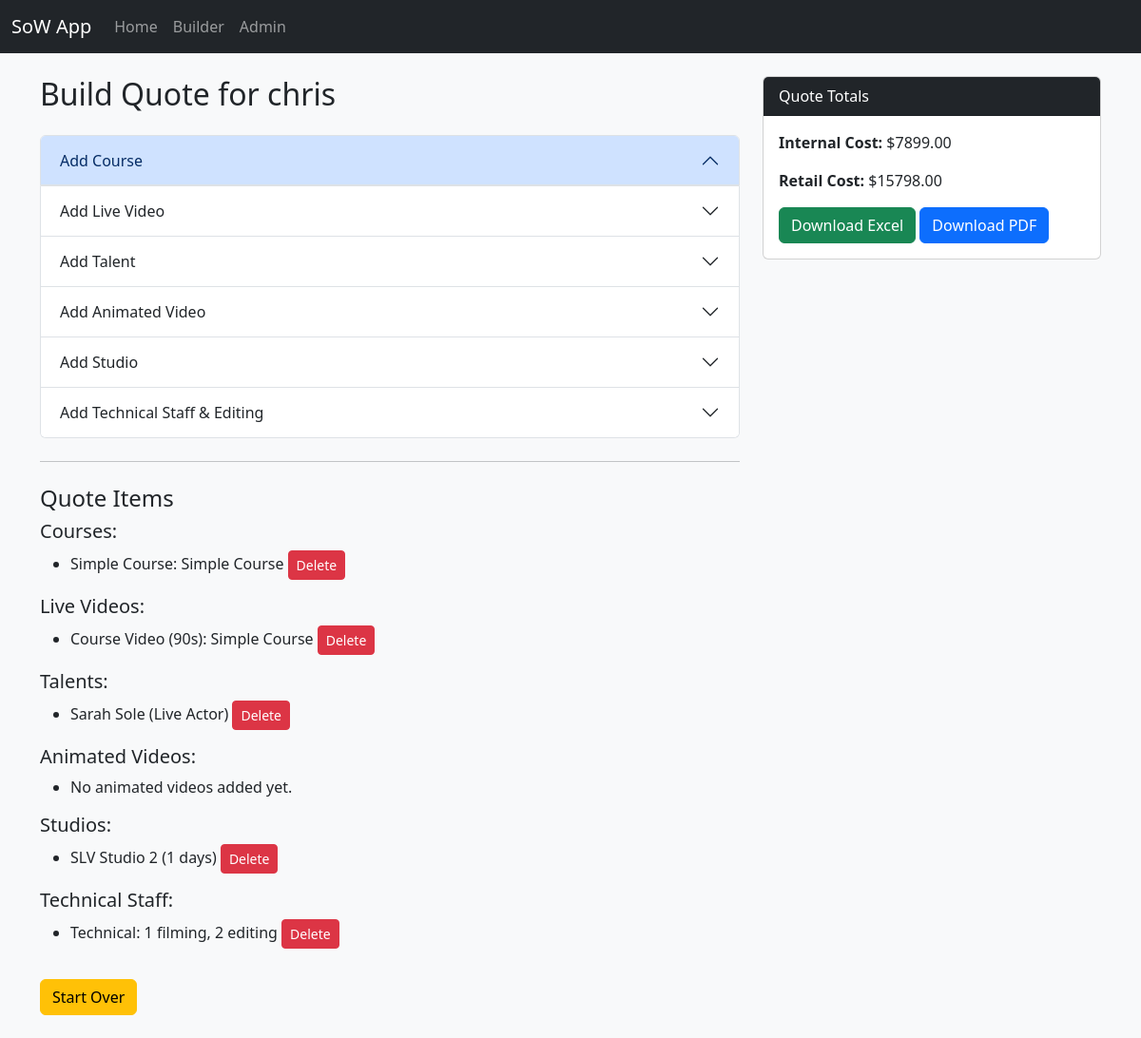
Page /builder/ (signed in) on the committed database.
### quotes/models/courses.py (models this page shows, shortened)
class Course(models.Model):
    COMPLEXITY_CHOICES = [
        ('Simple', 'Simple'),
        ('Medium', 'Medium'),
        ('Complex', 'Complex'),
    ]
    complexity = models.CharField(max_length=20, choices=COMPLEXITY_CHOICES)
    description = models.CharField(max_length=255)
    num_languages = models.PositiveIntegerField(default=0)
    def __str__(self):
        return f"{self.complexity} Course: {self.description}"

### quotes/models/livevideo.py (models this page shows, shortened)
class LiveVideo(models.Model):
    VIDEO_TYPE_CHOICES = [
        ('Newsdesk', 'Newsdesk'),
        ('Course Video', 'Course Video'),
        ('Bespoke Video', 'Bespoke Video'),
        ('Music Video', 'Music Video'),
    ]
    video_type = models.CharField(max_length=50, choices=VIDEO_TYPE_CHOICES)
    num_seconds = models.PositiveIntegerField()
    description = models.CharField(max_length=255)
    def __str__(self):
        return f"{self.video_type} ({self.num_seconds}s): {self.description}"

### quotes/models/talent.py (models this page shows, shortened)
class Talent(models.Model):
    name = models.CharField(max_length=50)
    role_type = models.CharField(max_length=20, blank=True)  # auto-set from TalentRate
    rate = models.DecimalField(max_digits=8, decimal_places=2, blank=True, null=True)
    live_video = models.ForeignKey(
        LiveVideo,
        on_delete=models.CASCADE,
        related_name='talents'
    )
    def __str__(self):
        return f"{self.name} ({self.role_type})"

### quotes/models/studio.py (models this page shows, shortened)
class Studio(models.Model):
    STUDIO_CHOICES = [
        ('Kennington', 'Kennington'),
        ('SLV Studio 1', 'SLV Studio 1'),
        ('SLV Studio 2', 'SLV Studio 2'),
    ]
    studio_name = models.CharField(max_length=50, choices=STUDIO_CHOICES)
    filming_days = models.PositiveIntegerField(default=1)
    def __str__(self):
        return f"{self.studio_name} ({self.filming_days} days)"

### quotes/models/technical.py (models this page shows, shortened)
class TechnicalStaff(models.Model):
    filming_days = models.PositiveIntegerField(default=1)
    editing_days = models.PositiveIntegerField(default=0)
    def __str__(self):
        return f"Technical: {self.filming_days} filming, {self.editing_days} editing"

### quotes/views.py (the view, shortened to what this page needs)
# urls.py: path('builder/', views.builder, name='builder'),
def builder(request):
    client_name = request.session.get('client_name')
    project_name = request.session.get('project_name')
    date = request.session.get('date')
    course_form = CourseForm()
    live_video_form = LiveVideoForm()
    talent_form = TalentForm()
    animated_video_form = AnimatedVideoForm()
    studio_form = StudioForm()
    technical_form = TechnicalStaffForm()
    courses = Course.objects.all()
    live_videos = LiveVideo.objects.all()
    talents = Talent.objects.all()
    animated_videos = AnimatedVideo.objects.all()
    studios = Studio.objects.all()
    technical_staff = TechnicalStaff.objects.all()
    return render(request, 'quotes/builder.html', {
        'client_name': client_name,
        'project_name': project_name,
        'date': date,
        'course_form': course_form,
        'live_video_form': live_video_form,
        'talent_form': talent_form,
        'animated_video_form': animated_video_form,
        'studio_form': studio_form,
        'technical_form': technical_form,
        'courses': courses,
        'live_videos': live_videos,
        'talents': talents,
        'animated_videos': animated_videos,
        'studios': studios,
        'technical_staff': technical_staff,
    })

### quotes/templates/quotes/builder.html (shortened to what this page needs)
{% extends 'quotes/base.html' %}
{% block content %}
<div class="row">
  <div class="col-md-8">
    <h2 class="mb-4">Build Quote for {{ client_name }}</h2>
    <div class="accordion" id="quoteForms">
      <div class="accordion-item">
        <h2 class="accordion-header">
          <button class="accordion-button" type="button" data-bs-toggle="collapse" data-bs-target="#collapseCourse">
            Add Course
          </button>
        </h2>
      </div>
      <div class="accordion-item">
        <h2 class="accordion-header">
          <button class="accordion-button collapsed" type="button" data-bs-toggle="collapse" data-bs-target="#collapseLiveVideo">
            Add Live Video
          </button>
        </h2>
      </div>
      <div class="accordion-item">
        <h2 class="accordion-header">
          <button class="accordion-button collapsed" type="button" data-bs-toggle="collapse" data-bs-target="#collapseTalent">
            Add Talent
          </button>
        </h2>
      </div>
      <div class="accordion-item">
        <h2 class="accordion-header">
          <button class="accordion-button collapsed" type="button" data-bs-toggle="collapse" data-bs-target="#collapseAnimatedVideo">
            Add Animated Video
          </button>
        </h2>
      </div>
      <div class="accordion-item">
        <h2 class="accordion-header">
          <button class="accordion-button collapsed" type="button" data-bs-toggle="collapse" data-bs-target="#collapseStudio">
            Add Studio
          </button>
        </h2>
      </div>
      <div class="accordion-item">
        <h2 class="accordion-header">
          <button class="accordion-button collapsed" type="button" data-bs-toggle="collapse" data-bs-target="#collapseTechnical">
            Add Technical Staff & Editing
          </button>
        </h2>
      </div>
    </div>
    <hr class="my-4">
    <h4>Quote Items</h4>
    <h5>Courses:</h5>
    <ul>
      {% for c in courses %}
        <li>{{ c }}
          <a href="{% url 'delete_item' 'course' c.id %}" class="btn btn-sm btn-danger">Delete</a>
        </li>
      {% empty %}
        <li>No courses added yet.</li>
      {% endfor %}
    </ul>
    <h5>Live Videos:</h5>
    <ul>
      {% for lv in live_videos %}
        <li>{{ lv }}
          <a href="{% url 'delete_item' 'livevideo' lv.id %}" class="btn btn-sm btn-danger">Delete</a>
        </li>
      {% empty %}
        <li>No live videos added yet.</li>
      {% endfor %}
    </ul>
    <h5>Talents:</h5>
    <ul>
      {% for t in talents %}
        <li>{{ t }}
          <a href="{% url 'delete_item' 'talent' t.id %}" class="btn btn-sm btn-danger">Delete</a>
        </li>
      {% empty %}
        <li>No talents added yet.</li>
      {% endfor %}
    </ul>
    <h5>Animated Videos:</h5>
    <ul>
      {% for av in animated_videos %}
        <li>{{ av }}
          <a href="{% url 'delete_item' 'animatedvideo' av.id %}" class="btn btn-sm btn-danger">Delete</a>
        </li>
      {% empty %}
        <li>No animated videos added yet.</li>
      {% endfor %}
    </ul>
    <h5>Studios:</h5>
    <ul>
      {% for s in studios %}
        <li>{{ s }}
          <a href="{% url 'delete_item' 'studio' s.id %}" class="btn btn-sm btn-danger">Delete</a>
        </li>
      {% empty %}
        <li>No studios added yet.</li>
      {% endfor %}
    </ul>
    <h5>Technical Staff:</h5>
    <ul>
      {% for tech in technical_staff %}
        <li>{{ tech }}
          <a href="{% url 'delete_item' 'technical' tech.id %}" class="btn btn-sm btn-danger">Delete</a>
        </li>
      {% empty %}
        <li>No technical staff added yet.</li>
      {% endfor %}
    </ul>
    <a href="{% url 'clear_all' %}" class="btn btn-warning mt-3">Start Over</a>
  </div>
  <div class="col-md-4">
    <div class="card sticky-top">
      <div class="card-header bg-dark text-white">Quote Totals</div>
      <div class="card-body">
        <p><strong>Internal Cost:</strong> $<span id="totalInternal">0.00</span></p>
        <p><strong>Retail Cost:</strong> $<span id="totalRetail">0.00</span></p>
        <a href="{% url 'export_excel' %}" class="btn btn-success">Download Excel</a>
        <a href="{% url 'export_pdf' %}" class="btn btn-primary">Download PDF</a>
      </div>
    </div>
  </div>
</div>
{% endblock %}

### rows in the picture
Course: complexity+description "Simple Course: Simple Course"
LiveVideo: video_type+num_seconds+description "Course Video (90s): Simple Course"
Talent: name+role_type "Sarah Sole (Live Actor)"
Studio: studio_name+filming_days "SLV Studio 2 (1 days)"
TechnicalStaff: filming_days+editing_days "Technical: 1 filming, 2 editing"

### other values in the picture
{{ client_name }} "chris"
